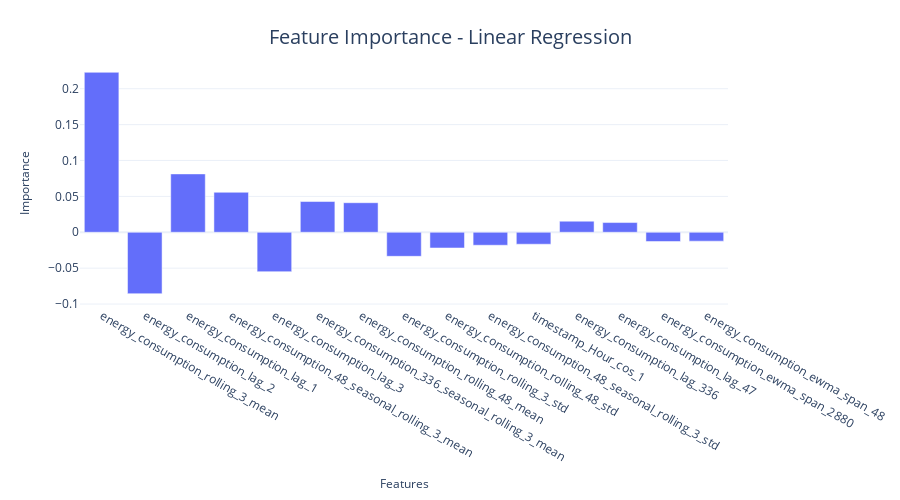

The notebook cell this image was saved under:
### Code cell
fig = px.bar(feat_df.head(15), x="feature", y="importance")
format_plot(fig, xlabel="Features", ylabel="Importance", title=f"Feature Importance - {model_config.name}", font_size=12)
fig.write_image("imgs/chapter_7/lin_reg_fimp.png")
fig.show()

### Figure 1 — Plotly figure (JSON) as saved in the notebook; plotly's stock layout.template omitted (floating-point values rounded to 4 significant figures)
{"data": [{"alignmentgroup": "True", "hovertemplate": "feature=%{x}<br>importance=%{y}<extra></extra>", "legendgroup": "", "marker": {"color": "#636efa", "pattern": {"shape": ""}}, "name": "", "offsetgroup": "", "orientation": "v", "showlegend": false, "textposition": "auto", "type": "bar", "x": ["energy_consumption_rolling_3_mean", "energy_consumption_lag_2", "energy_consumption_lag_1", "energy_consumption_48_seasonal_rolling_3_mean", "energy_consumption_lag_3", "energy_consumption_336_seasonal_rolling_3_mean", "energy_consumption_rolling_48_mean", "energy_consumption_rolling_3_std", "energy_consumption_rolling_48_std", "energy_consumption_48_seasonal_rolling_3_std", "timestamp_Hour_cos_1", "energy_consumption_lag_336", "energy_consumption_lag_47", "energy_consumption_ewma_span_2880", "energy_consumption_ewma_span_48"], "xaxis": "x", "y": [0.2229, -0.08559, 0.08132, 0.05573, -0.05491, 0.04285, 0.04118, -0.0335, -0.0219, -0.01807, -0.01664, 0.01545, 0.01353, -0.0129, -0.0124], "yaxis": "y"}], "layout": {"autosize": false, "barmode": "relative", "height": 500, "legend": {"font": {"size": 12}, "orientation": "h", "title": {}, "tracegroupgap": 0, "x": 1, "xanchor": "right", "y": 0.98, "yanchor": "bottom"}, "margin": {"t": 60}, "title": {"font": {"size": 20}, "text": "Feature Importance - Linear Regression", "x": 0.5, "xanchor": "center", "yanchor": "top"}, "width": 900, "xaxis": {"anchor": "y", "domain": [0, 1], "tickfont": {"size": 12}, "title": {"font": {"size": 12}, "text": "Features"}}, "yaxis": {"anchor": "x", "domain": [0, 1], "tickfont": {"size": 12}, "title": {"font": {"size": 12}, "text": "Importance"}}}}
